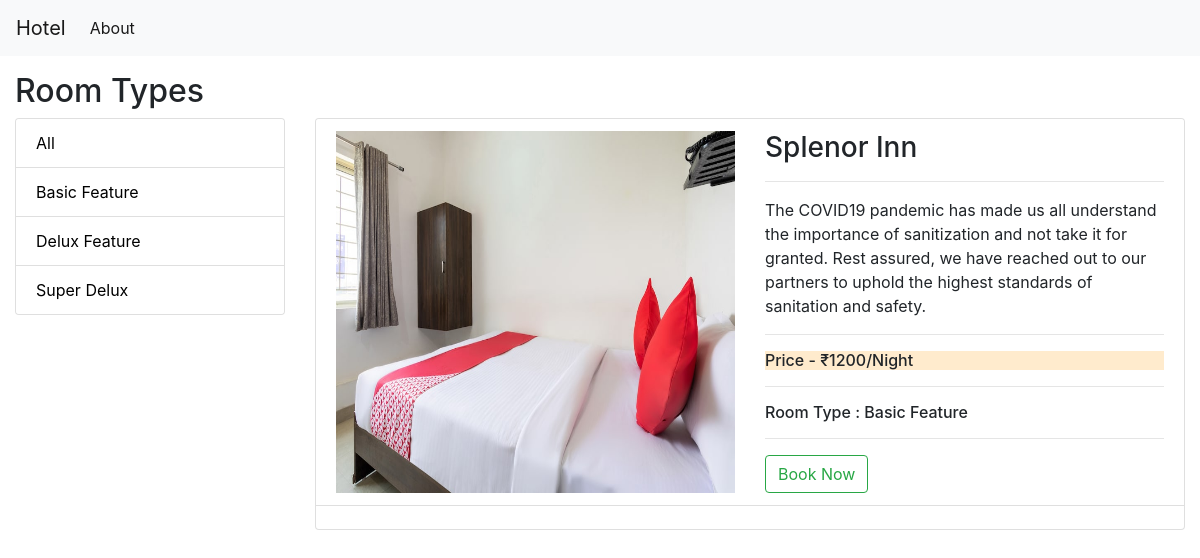
Page /category/1 on the committed database.
### hotel/models.py (models this page shows, shortened)
class Category(models.Model):
    name = models.CharField(max_length=200)
    class Meta:
        verbose_name_plural = 'Categories'
    def __str__(self):
        return self.name

class Room(models.Model):
    name = models.CharField(max_length=200)
    description = models.TextField()
    price = models.PositiveIntegerField()
    image = models.ImageField(upload_to='media/hotel')
    category = models.ForeignKey(Category, on_delete=models.CASCADE, related_name='categories')

### hotel/views.py (the view)
# urls.py: path('category/<int:id>', CategoryList.as_view(), name='filter'),
class CategoryList(View):
    def get(self, request, id=None):
        posts = Room.objects.all()
        if id:
            cat = Category.objects.get(id=id)
            rooms = Room.objects.filter(category = cat)
            return render(request, 'hotel/list.html',context={'rooms':rooms, 'categories':Category.objects.all()})
        categories = Category.objects.all()
        context = {'rooms':rooms, 'categories':categories}
        return render(request, 'hotel/list.html',context )

### hotel/templates/hotel/list.html
{% extends 'hotel/base.html' %}
{% block content %}
<br>
<br>
<br>
<div class="container-fluid">
    <h2>Room Types</h2>
    <div class="row">
        <div class="col-sm-3">
            <div class="card">
                <ul class="list-group list-group-flush">
                <li class="list-group-item" ><a href="{% url 'home' %}" style="color: black;">All</a></li>
                {% for category in categories %}
                  <li class="list-group-item"><a href="{% url 'filter' category.id %}" style="color: black;">{{category.name}}</a></li>
                {% endfor %}
                </ul>
            </div>
        </div>
        <br>
        <div class="col-sm-9">
            <div class="card">
                <ul class="list-group list-group-flush">
                    {% for room in rooms  %}
                        <li class="list-group-item">
                            <div class="row">
                                <div class="col-sm-6">
                                    {% if room.image %}
                                    <img src="{{  room.image.url }}" style="width: 100%; height: 100%;">
                                    {% else %}
                                    <img src="https://images.oyoroomscdn.com/uploads/hotel_image/17577/large/128cc8c233313218.jpg" class="img-fluid" alt="Responsive image">
                                    {% endif %}
                                </div>
                                <div class="col-sm-6">
                                    <h3>{{room.name}}</h3>
                                    <hr>
                                    <p>{{room.description}}</p>
                                    <hr>
                                    <h6 style="background-color: blanchedalmond;">Price - ₹{{room.price}}/Night</h6>
                                    <hr>
                                    <h6>Room Type : {{room.category}}</h6>
                                    <hr>
                                    <a href="{% url 'detail' %}"><button type="button" class="btn btn-outline-success">Book Now</button></a>
                                </div>
                            </div>
                        </li>
                        <br>
                    {% endfor %}
                </ul>
            </div>
        </div>
    </div>
</div>
{% endblock content %}

### rows in the picture
Category: name "Basic Feature"
Category: name "Delux Feature"
Category: name "Super Delux"
Room: image (picture), name "Splenor Inn", description "The COVID19 pandemic has made us all understand the importance of sanitization and not take it for granted. Rest assured, we have reached out to our partners to uphold the highest standards of sanitation and safety.", price "1200", category "Basic Feature"
